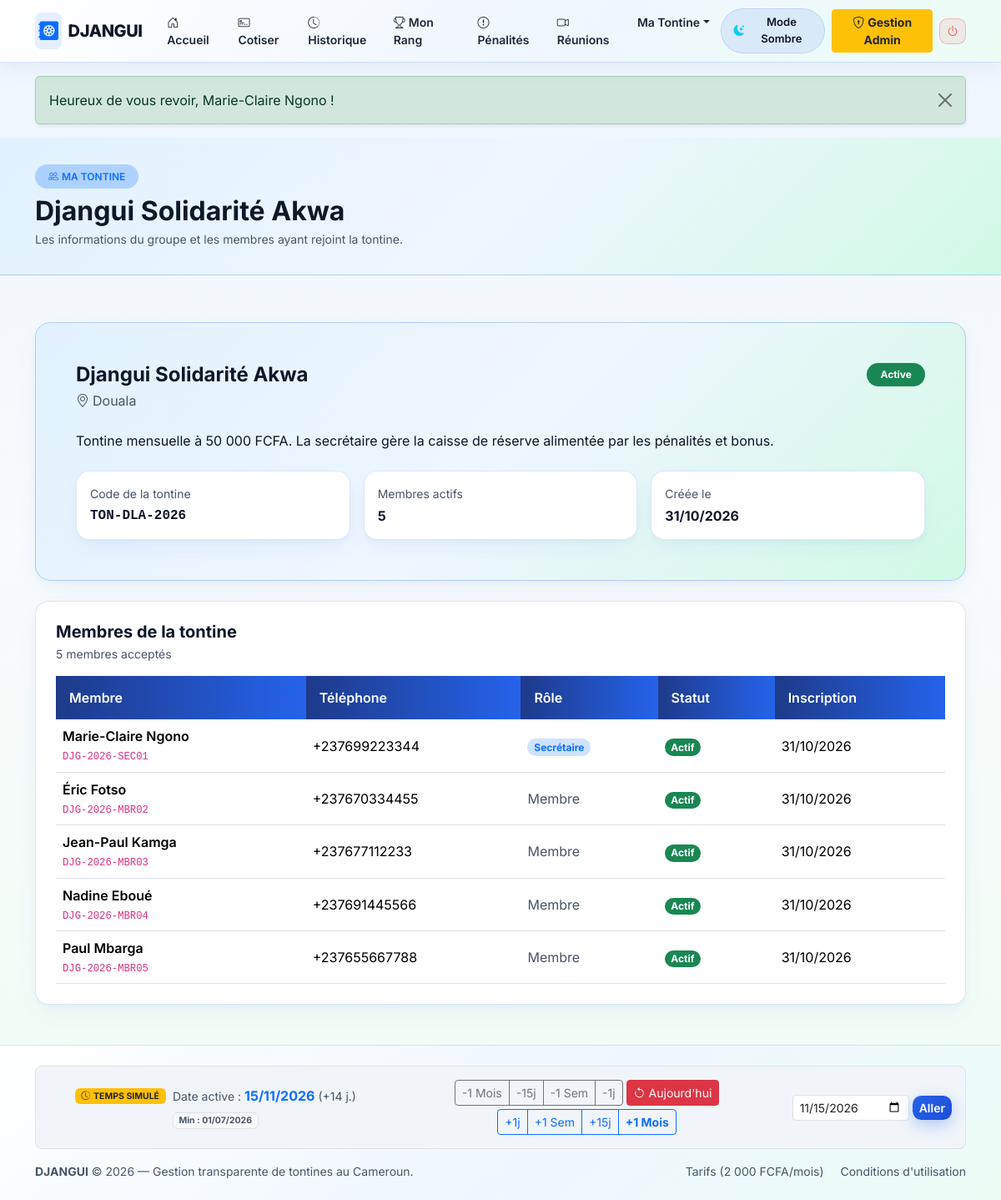
/member/tontine.php (signed in), run on an earlier commit of the app's database.
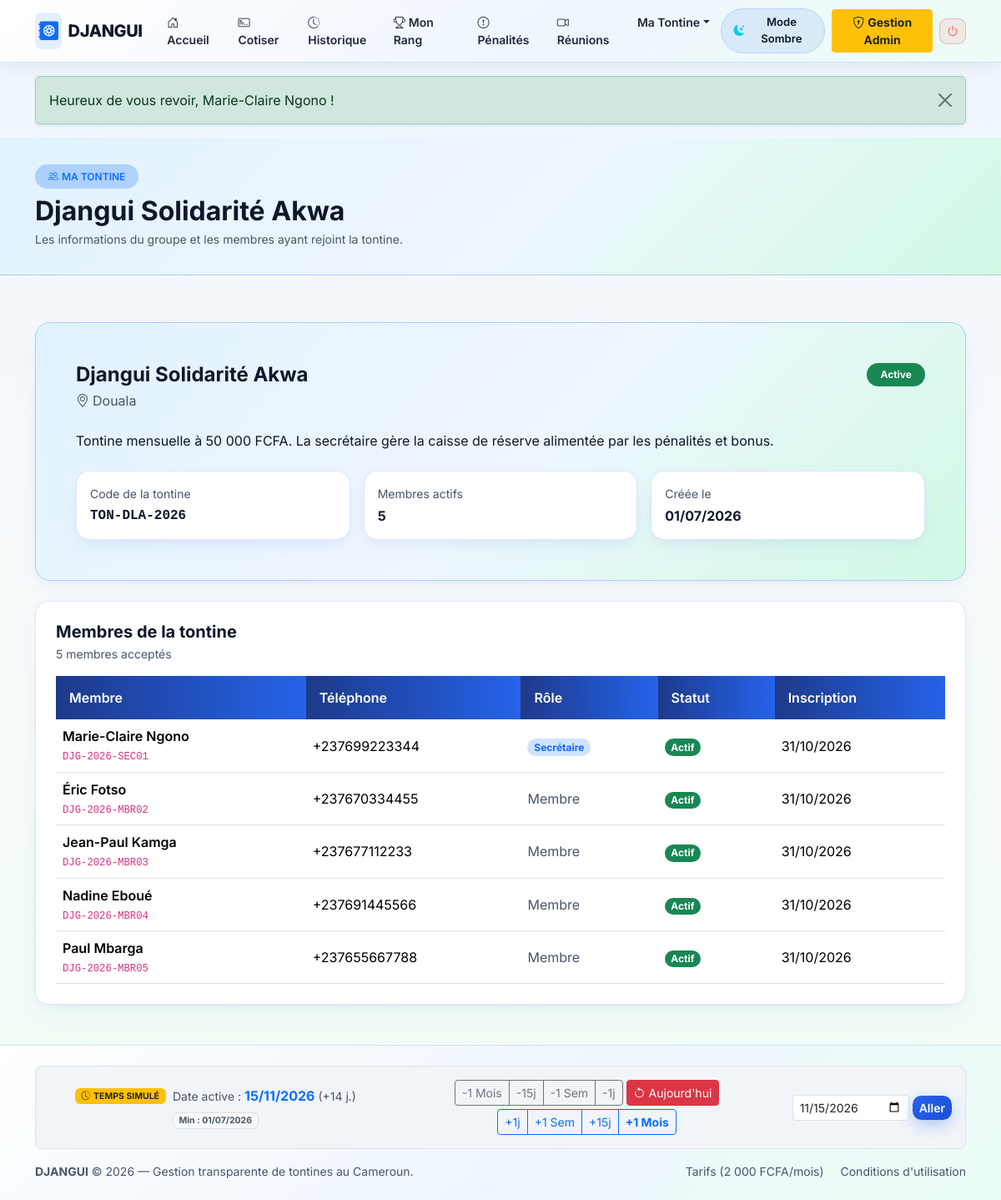
And on a later commit of the database.
### tables this page shows
CREATE TABLE tontines (
    id INT UNSIGNED AUTO_INCREMENT PRIMARY KEY,
    code_tontine VARCHAR(20) NOT NULL,
    code_invitation VARCHAR(24) NOT NULL,
    nom VARCHAR(120) NOT NULL,
    description TEXT DEFAULT NULL,
    ville VARCHAR(80) NOT NULL DEFAULT 'Douala',
    devise CHAR(4) NOT NULL DEFAULT 'FCFA',
    solde_caisse_reserve DECIMAL(12,2) NOT NULL DEFAULT 0.00 COMMENT 'Caisse geree par l admin (penalites, bonus, reliquats)',
    statut ENUM('active', 'suspendue', 'fermee') NOT NULL DEFAULT 'active',
    date_debut_essai DATETIME NOT NULL,
    date_fin_essai DATETIME NOT NULL,
    statut_abonnement ENUM('essai', 'actif', 'expire') NOT NULL DEFAULT 'essai',
    abonnement_valide_jusqua DATETIME DEFAULT NULL,
    admin_id INT UNSIGNED NOT NULL COMMENT 'UNIQUE : 1 admin/secretaire ne gere qu une seule tontine',
    created_at DATETIME NOT NULL DEFAULT CURRENT_TIMESTAMP,
    updated_at DATETIME NOT NULL DEFAULT CURRENT_TIMESTAMP ON UPDATE CURRENT_TIMESTAMP,

    CONSTRAINT uq_tontines_code UNIQUE (code_tontine),
    CONSTRAINT uq_tontines_invitation UNIQUE (code_invitation),
    CONSTRAINT uq_tontines_admin UNIQUE (admin_id),
    CONSTRAINT chk_tontines_caisse CHECK (solde_caisse_reserve >= 0),
    CONSTRAINT fk_tontines_admin FOREIGN KEY (admin_id) REFERENCES users(id) ON DELETE RESTRICT ON UPDATE CASCADE,
    INDEX idx_tontines_statut (statut, statut_abonnement)
);

### includes/functions.php (called while the page is built, shortened)
<?php
function e($texte) {
    return htmlspecialchars((string)$texte, ENT_QUOTES, 'UTF-8');
}

### member/tontine.php (the view, shortened to what the changed rows need)
<?php
require_once __DIR__ . '/../includes/functions.php';
$tontine_id = (int)($_SESSION['tontine_id'] ?? 0);
$stmtTontine = $pdo->prepare("
    SELECT nom, code_tontine, description, ville, devise, statut, created_at
    FROM tontines
    WHERE id = ?
    LIMIT 1
");
$stmtTontine->execute([$tontine_id]);
$tontine = $stmtTontine->fetch();
$stmtMembres = $pdo->prepare("
    SELECT nom_complet, telephone, role, statut_membre, code_public, created_at
    FROM users
    WHERE tontine_id = ? AND statut_validation = 'accepte'
    ORDER BY (role = 'admin') DESC,
             CASE statut_membre WHEN 'actif' THEN 0 WHEN 'inactif' THEN 1 ELSE 2 END,
             nom_complet ASC
");
$stmtMembres->execute([$tontine_id]);
$membres = $stmtMembres->fetchAll();
$statuts_tontine = [
    'active' => ['label' => 'Active', 'badge' => 'success'],
    'suspendue' => ['label' => 'Suspendue', 'badge' => 'warning text-dark'],
    'fermee' => ['label' => 'Fermée', 'badge' => 'secondary'],
];
$statut_tontine = $statuts_tontine[$tontine['statut']] ?? ['label' => ucfirst($tontine['statut']), 'badge' => 'secondary'];
require_once __DIR__ . '/../includes/header.php';
?>
<div class="page-header-dark">
    <div class="container">
        <span class="badge bg-primary bg-opacity-25 text-primary px-3 py-2 rounded-pill fw-semibold mb-2">
            <i class="bi bi-people me-1"></i>MA TONTINE
        </span>
        <h1 class="fw-bold h2 mb-1"><?= e($tontine['nom']) ?></h1>
        <p class="text-muted small mb-0">Les informations du groupe et les membres ayant rejoint la tontine.</p>
    </div>
</div>
<main class="container pb-5">
    <section class="card-accent-djangui p-4 p-md-5 mt-4" aria-labelledby="tontine-title">
        <div class="d-flex flex-wrap justify-content-between align-items-start gap-3 mb-4">
            <div>
                <h2 id="tontine-title" class="h4 fw-bold mb-1"><?= e($tontine['nom']) ?></h2>
                <p class="text-muted mb-0"><i class="bi bi-geo-alt me-1"></i><?= e($tontine['ville']) ?></p>
            </div>
            <span class="badge bg-<?= e($statut_tontine['badge']) ?> rounded-pill px-3 py-2"><?= e($statut_tontine['label']) ?></span>
        </div>
        <?php if (!empty($tontine['description'])): ?>
            <p class="mb-4"><?= nl2br(e($tontine['description'])) ?></p>
        <?php else: ?>
            <p class="text-muted small mb-4">Aucune description n’a été renseignée pour cette tontine.</p>
        <?php endif; ?>
        <div class="row g-3">
            <div class="col-sm-6 col-lg-4">
                <div class="card card-djangui p-3 h-100">
                    <div class="text-muted small">Code de la tontine</div>
                    <div class="fw-bold font-monospace mt-1"><?= e($tontine['code_tontine']) ?></div>
                </div>
            </div>
            <div class="col-sm-6 col-lg-4">
            </div>
            <div class="col-sm-6 col-lg-4">
                <div class="card card-djangui p-3 h-100">
                    <div class="text-muted small">Créée le</div>
                    <div class="fw-bold mt-1"><?= date('d/m/Y', strtotime($tontine['created_at'])) ?></div>
                </div>
            </div>
        </div>
    </section>
    <section class="card card-djangui p-4 mt-4" aria-labelledby="membres-title">
        <div class="d-flex flex-wrap justify-content-between align-items-center gap-2 mb-3">
            <div>
                <h2 id="membres-title" class="h5 fw-bold mb-1">Membres de la tontine</h2>
            </div>
        </div>
        <?php if (empty($membres)): ?>
            <div class="p-4 rounded-3 box-adaptive text-center text-muted">
                <i class="bi bi-people fs-2 d-block mb-2"></i>
                Aucun membre accepté pour le moment.
            </div>
        <?php else: ?>
            <div class="table-responsive">
                <table class="table table-djangui align-middle mb-0">
                    <thead>
                        <tr>
                            <th>Membre</th>
                            <th>Téléphone</th>
                            <th>Rôle</th>
                            <th>Statut</th>
                            <th>Inscription</th>
                        </tr>
                    </thead>
                </table>
            </div>
        <?php endif; ?>
    </section>
</main>
<?php require_once __DIR__ . '/../includes/footer.php'; ?>

What changed in the data, as far as the page shows it:
changed tontines "Djangui Solidarité Akwa": created_at "31/10/2026" → "01/07/2026"
